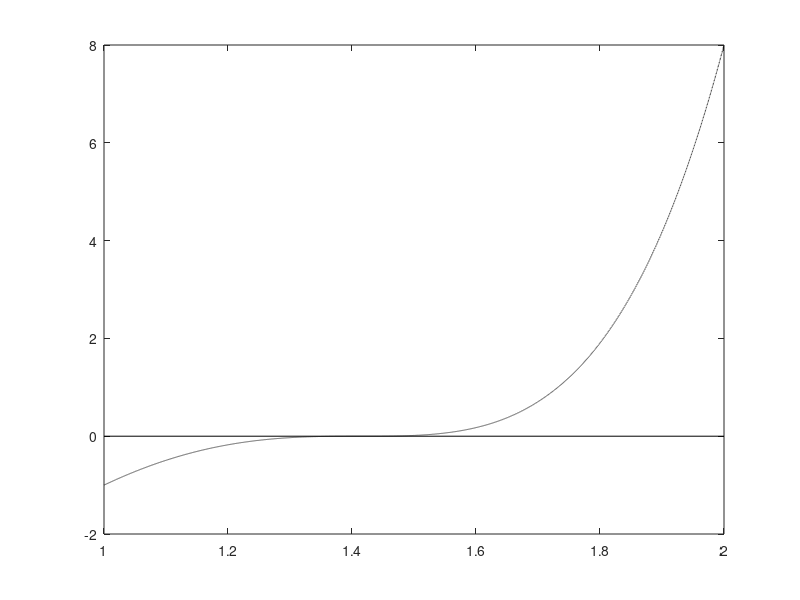

Source code (MATLAB): (Note: this script raises an error after producing the figure.)
clear all

%f = @(x)((x.^2)-2);
f = @(x)((x.^2)-2).^3;
x = 1:0.0001:2;
figure(1)
plot(x, f(x), "LineStyle","-.", "Color", "k")
hold on
plot([1 2], [0 0], "LineStyle","-", "Color", "k")
hold off

[zero, res, wres, iterates, flag] = Bisezione(f, 1, 2, 10e-12, 'm');

fprintf('Last aprox of sol: %1.4f\n Last residual val: %1.4f\n Last weighted residual val: %1.4f\n Flag: %s\n', zero, res, wres, flag)

figure(2)
semilogy(abs(sqrt(2)-iterates(1, :)), "Color", 'b') %errore tra zero calcolato e zero al passo n
hold on
semilogy(abs(f(iterates(1, :))), "Color", 'r')%residui
hold off

%df = @(x)(2.*x);

%figure(3)
%semilogy(iterates(1, :), 1./abs(sqrt(2)-iterates(1, :)), "Color", "b")
%hold on
%semilogy(iterates(1, :), 1./abs(f(iterates(1, :))), "Color", "g")
%plot([1.2 1.5],1/(df(sqrt(2))) , "Color", "r","LineStyle","--")
%hold off